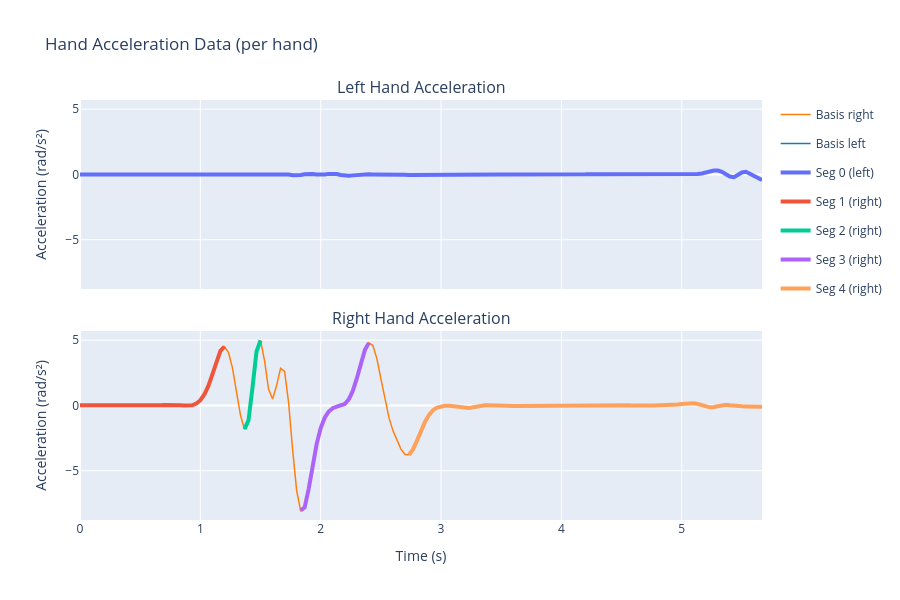

The notebook cell this image was saved under:
### Code cell
fig = make_subplots(
    rows=2, cols=1, 
    shared_xaxes=True, 
    subplot_titles=("Left Hand Acceleration", "Right Hand Acceleration"),
    vertical_spacing=0.1
)

def get_row(hand_name):
    return 1 if hand_name.lower() == 'left' else 2

for hand in acceleration_data['hand'].unique():  # Per hand (left/right)
    hand_data = acceleration_data[acceleration_data['hand'] == hand]
    row_idx = get_row(hand)

    base_color = '#1f77b4' if hand.lower() == 'left' else '#ff7f0e'

    fig.add_trace(
        go.Scatter(
            x=hand_data['time'],
            y=hand_data['acceleration'],
            mode='lines',
            line=dict(color=base_color, width=1.5),
            name=f"Basis {hand}",
            legendgroup=f"Basis {hand}"
        ),
        row=row_idx, col=1
    )

colours = px.colors.qualitative.Plotly

for index, row in segment_data.iterrows():
    segment_hand = row['hand']
    current_color = colours[index % len(colours)]
    row_idx = get_row(segment_hand)

    segment_slice = acceleration_data[
        (acceleration_data['hand'] == segment_hand) &
        (acceleration_data['hand_index'] >= row['start']) & 
        (acceleration_data['hand_index'] <= row['end'])
    ]

    if not segment_slice.empty:
        fig.add_trace(
            go.Scatter(
                x=segment_slice['time'],
                y=segment_slice['acceleration'],
                mode='lines',
                line=dict(color=current_color, width=4),
                name=f"Seg {index} ({segment_hand})",
                legendgroup=f"Segment {index}",
                showlegend=True
            ),
            row=row_idx, col=1
        )

fig.update_layout(
    title_text="Hand Acceleration Data (per hand)",
    height=600,
    showlegend=True
)

fig.update_xaxes(title_text="Time (s)", row=2, col=1)
fig.update_yaxes(title_text="Acceleration (rad/s²)", row=1, col=1)
fig.update_yaxes(title_text="Acceleration (rad/s²)", row=2, col=1)
fig.update_yaxes(matches='y', row=2, col=1)

fig.show()

### Figure 1 — Plotly figure (JSON) as saved in the notebook; plotly's stock layout.template omitted (floating-point values rounded to 4 significant figures; data arrays with more than 128 entries replaced by an {"elided": "..."} marker saying what was removed)
{"data": [{"legendgroup": "Basis right", "line": {"color": "#ff7f0e", "width": 1.5}, "mode": "lines", "name": "Basis right", "type": "scatter", "x": {"elided": "171 float values"}, "xaxis": "x2", "y": {"elided": "171 float values"}, "yaxis": "y2"}, {"legendgroup": "Basis left", "line": {"color": "#1f77b4", "width": 1.5}, "mode": "lines", "name": "Basis left", "type": "scatter", "x": {"elided": "171 float values"}, "xaxis": "x", "y": {"elided": "171 float values"}, "yaxis": "y"}, {"legendgroup": "Segment 0", "line": {"color": "#636EFA", "width": 4}, "mode": "lines", "name": "Seg 0 (left)", "showlegend": true, "type": "scatter", "x": {"elided": "171 float values"}, "xaxis": "x", "y": {"elided": "171 float values"}, "yaxis": "y"}, {"legendgroup": "Segment 1", "line": {"color": "#EF553B", "width": 4}, "mode": "lines", "name": "Seg 1 (right)", "showlegend": true, "type": "scatter", "x": [0, 0.03333, 0.06667, 0.1, 0.1333, 0.1667, 0.2, 0.2333, 0.2667, 0.3, 0.3333, 0.3667, 0.4, 0.4333, 0.4667, 0.5, 0.5333, 0.5667, 0.6, 0.6333, 0.6667, 0.7, 0.7333, 0.7667, 0.8, 0.8333, 0.8667, 0.9, 0.9333, 0.9667, 1, 1.033, 1.067, 1.1, 1.133, 1.167, 1.2], "xaxis": "x2", "y": [0.02275, 0.01915, 0.01256, 0.00407, -0.002786, -0.005438, -0.003776, 0.001973, 0.009863, 0.01471, 0.01251, 0.003855, -0.007258, -0.01458, -0.01283, -0.004165, 0.002621, 0.002535, -0.0003356, 0.001587, 0.01172, 0.02682, 0.04007, 0.04498, 0.03771, 0.01912, -0.003413, -0.01258, 0.02353, 0.1481, 0.4052, 0.8406, 1.501, 2.386, 3.372, 4.188, 4.504], "yaxis": "y2"}, {"legendgroup": "Segment 2", "line": {"color": "#00CC96", "width": 4}, "mode": "lines", "name": "Seg 2 (right)", "showlegend": true, "type": "scatter", "x": [1.367, 1.4, 1.433, 1.467, 1.5], "xaxis": "x2", "y": [-1.819, -1.147, 1.373, 4.138, 4.983], "yaxis": "y2"}, {"legendgroup": "Segment 3", "line": {"color": "#AB63FA", "width": 4}, "mode": "lines", "name": "Seg 3 (right)", "showlegend": true, "type": "scatter", "x": [1.833, 1.867, 1.9, 1.933, 1.967, 2, 2.033, 2.067, 2.1, 2.133, 2.167, 2.2, 2.233, 2.267, 2.3, 2.333, 2.367, 2.4], "xaxis": "x2", "y": [-8.054, -7.814, -6.391, -4.576, -2.943, -1.734, -0.9417, -0.4648, -0.2099, -0.09671, -0.02901, 0.1158, 0.4655, 1.113, 2.069, 3.209, 4.244, 4.799], "yaxis": "y2"}, {"legendgroup": "Segment 4", "line": {"color": "#FFA15A", "width": 4}, "mode": "lines", "name": "Seg 4 (right)", "showlegend": true, "type": "scatter", "x": [2.733, 2.767, 2.8, 2.833, 2.867, 2.9, 2.933, 2.967, 3, 3.033, 3.067, 3.1, 3.133, 3.167, 3.2, 3.233, 3.267, 3.3, 3.333, 3.367, 3.4, 3.433, 3.467, 3.5, 3.533, 3.567, 3.6, 3.633, 3.667, 3.7, 3.733, 3.767, 3.8, 3.833, 3.867, 3.9, 3.933, 3.967, 4, 4.033, 4.067, 4.1, 4.133, 4.167, 4.2, 4.233, 4.267, 4.3, 4.333, 4.367, 4.4, 4.433, 4.467, 4.5, 4.533, 4.567, 4.6, 4.633, 4.667, 4.7, 4.733, 4.767, 4.8, 4.833, 4.867, 4.9, 4.933, 4.967, 5, 5.033, 5.067, 5.1, 5.133, 5.167, 5.2, 5.233, 5.267, 5.3, 5.333, 5.367, 5.4, 5.433, 5.467, 5.5, 5.533, 5.567, 5.6, 5.633, 5.667], "xaxis": "x2", "y": [-3.771, -3.368, -2.691, -1.941, -1.257, -0.7185, -0.3603, -0.1623, -0.06664, -0.02547, -0.02364, -0.05932, -0.1205, -0.182, -0.215, -0.2008, -0.1426, -0.06598, -0.00433, 0.02187, 0.01544, -0.005811, -0.02466, -0.03312, -0.03351, -0.03365, -0.03873, -0.04513, -0.04204, -0.02384, -0.001674, 0.006594, -0.001775, -0.01302, -0.01537, -0.01042, -0.007239, -0.00995, -0.01327, -0.01053, -0.003622, 8.508e-05, -0.001699, -0.004662, -0.00419, 0.0007271, 0.006694, 0.008318, 0.004202, -0.0005807, 0.0004035, 0.008922, 0.02117, 0.02987, 0.02721, 0.01061, -0.01228, -0.0276, -0.02724, -0.01611, -0.005735, -0.00173, -0.0001698, 0.00605, 0.01948, 0.03657, 0.05403, 0.07483, 0.1046, 0.1413, 0.1689, 0.1633, 0.1069, 0.007951, -0.09249, -0.1417, -0.1146, -0.03595, 0.03647, 0.0546, 0.01871, -0.03007, -0.05766, -0.06528, -0.07102, -0.08283, -0.09575, -0.104, -0.1074], "yaxis": "y2"}], "layout": {"annotations": [{"font": {"size": 16}, "showarrow": false, "text": "Left Hand Acceleration", "x": 0.5, "xanchor": "center", "xref": "paper", "y": 1, "yanchor": "bottom", "yref": "paper"}, {"font": {"size": 16}, "showarrow": false, "text": "Right Hand Acceleration", "x": 0.5, "xanchor": "center", "xref": "paper", "y": 0.45, "yanchor": "bottom", "yref": "paper"}], "height": 600, "showlegend": true, "title": {"text": "Hand Acceleration Data (per hand)"}, "xaxis": {"anchor": "y", "domain": [0, 1], "matches": "x2", "showticklabels": false}, "xaxis2": {"anchor": "y2", "domain": [0, 1], "title": {"text": "Time (s)"}}, "yaxis": {"anchor": "x", "domain": [0.55, 1], "title": {"text": "Acceleration (rad/s²)"}}, "yaxis2": {"anchor": "x2", "domain": [0, 0.45], "matches": "y", "title": {"text": "Acceleration (rad/s²)"}}}}
